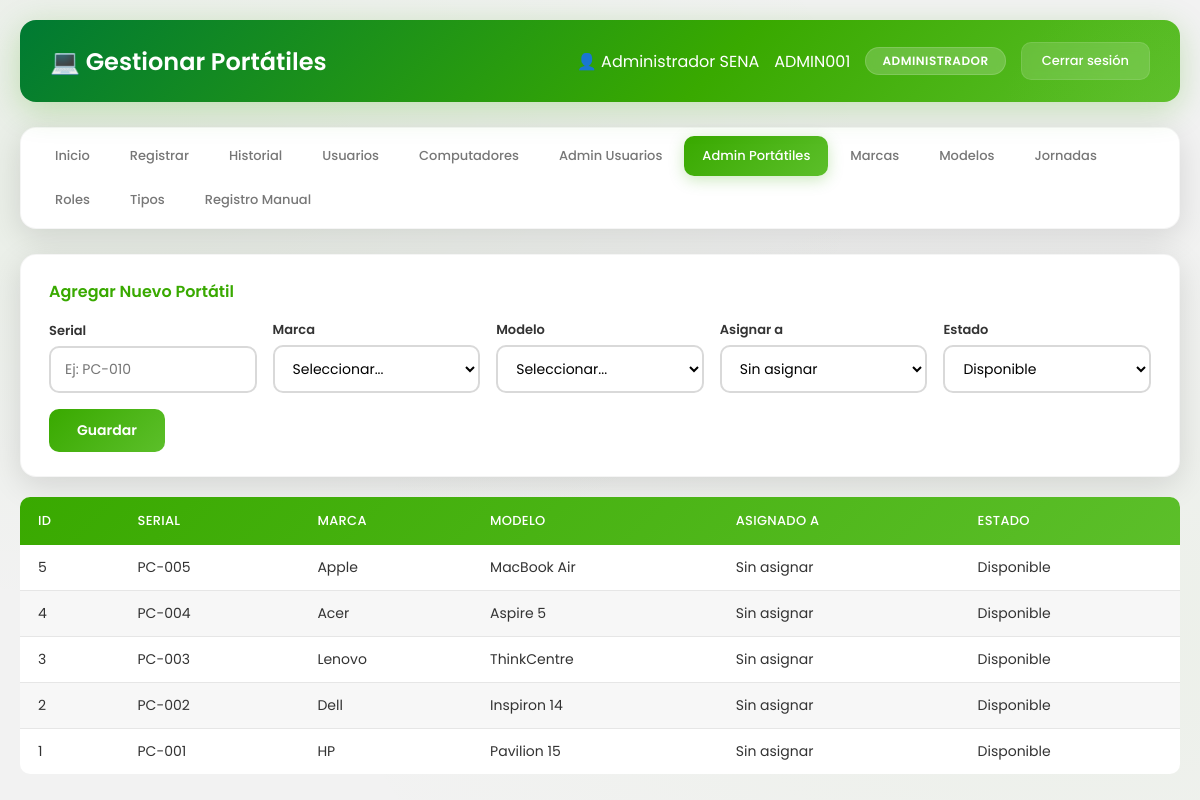
Page /admin/portatil.php (signed in) on the committed database.
### tables this page shows
CREATE TABLE portatil (
    id int(11) NOT NULL AUTO_INCREMENT,
    serial varchar(50) NOT NULL,
    id_marca int(11) NOT NULL,
    id_modelo int(11) NOT NULL,
    asignado_a int(11) DEFAULT NULL,
    estado enum('disponible','asignado','en_reparacion') DEFAULT 'disponible',
    tipo_equipo varchar(50) DEFAULT 'portatil',
    otro_tipo varchar(100) DEFAULT NULL,
    PRIMARY KEY (id),
    UNIQUE KEY serial (serial),
    KEY id_marca (id_marca),
    KEY id_modelo (id_modelo),
    KEY asignado_a (asignado_a),
    CONSTRAINT portatil_ibfk_1 FOREIGN KEY (id_marca) REFERENCES marca (id) ON DELETE CASCADE,
    CONSTRAINT portatil_ibfk_2 FOREIGN KEY (id_modelo) REFERENCES modelo (id) ON DELETE CASCADE,
    CONSTRAINT portatil_ibfk_3 FOREIGN KEY (asignado_a) REFERENCES usuario (id) ON DELETE SET NULL
);

CREATE TABLE marca (
    id int(11) NOT NULL AUTO_INCREMENT,
    nombre varchar(50) NOT NULL,
    PRIMARY KEY (id),
    UNIQUE KEY nombre (nombre)
);

CREATE TABLE modelo (
    id int(11) NOT NULL AUTO_INCREMENT,
    nombre varchar(100) NOT NULL,
    id_marca int(11) NOT NULL,
    PRIMARY KEY (id),
    KEY id_marca (id_marca),
    CONSTRAINT modelo_ibfk_1 FOREIGN KEY (id_marca) REFERENCES marca (id) ON DELETE CASCADE
);

### admin/portatil.php (the view, shortened to what this page needs)
<?php
require_once '../config/db.php';
$titulo = 'Gestionar Portátiles';
$portatiles = $pdo->query("
    SELECT p.*, m.nombre as marca, mo.nombre as modelo, u.nombre_completo as asignado_nombre
    FROM portatil p
    JOIN marca m ON p.id_marca = m.id
    JOIN modelo mo ON p.id_modelo = mo.id
    LEFT JOIN usuario u ON p.asignado_a = u.id
    ORDER BY p.id DESC
")->fetchAll();
?>
<!DOCTYPE html>
<html lang="es">
<head>
    <link rel="stylesheet" href="../css/style.css">
</head>
<body>
    <div class="dashboard-container">
        <div class="header">
            <h1>💻 <?= $titulo ?></h1>
            <div class="user-info">
                <span>👤 <?= htmlspecialchars($_SESSION['nombre_completo']) ?></span>
                <span> <?= htmlspecialchars($_SESSION['carnet']) ?></span>
                <span class="badge"><?= htmlspecialchars($_SESSION['rol']) ?></span>
                <a href="../logout.php" class="btn-logout">Cerrar sesión</a>
            </div>
        </div>
        <?php include '../includes/menu.php'; ?>
        <div class="card">
            <h3>Agregar Nuevo Portátil</h3>
            <form action="guardar_portatil.php" method="POST">
                <div class="form-row">
                    <div class="form-group">
                        <label>Serial</label>
                        <input type="text" name="serial" placeholder="Ej: PC-010" required>
                    </div>
                    <div class="form-group">
                        <label>Marca</label>
                        <select name="id_marca" required>
                            <option value="">Seleccionar...</option>
                        </select>
                    </div>
                    <div class="form-group">
                        <label>Modelo</label>
                        <select name="id_modelo" required>
                            <option value="">Seleccionar...</option>
                        </select>
                    </div>
                    <div class="form-group">
                        <label>Asignar a</label>
                        <select name="asignado_a">
                            <option value="">Sin asignar</option>
                        </select>
                    </div>
                    <div class="form-group">
                        <label>Estado</label>
                        <select name="estado" required>
                            <option value="disponible">Disponible</option>
                        </select>
                    </div>
                    <div class="form-group" style="flex: 0 0 auto;">
                        <button type="submit" class="btn-success">Guardar</button>
                    </div>
                </div>
            </form>
        </div>
        <table>
            <thead>
                <tr>
                    <th>ID</th>
                    <th>Serial</th>
                    <th>Marca</th>
                    <th>Modelo</th>
                    <th>Asignado a</th>
                    <th>Estado</th>
                </tr>
            </thead>
            <tbody>
                <?php foreach ($portatiles as $p): ?>
                    <tr>
                        <td><?= $p['id'] ?></td>
                        <td><?= htmlspecialchars($p['serial']) ?></td>
                        <td><?= htmlspecialchars($p['marca']) ?></td>
                        <td><?= htmlspecialchars($p['modelo']) ?></td>
                        <td><?= $p['asignado_nombre'] ? htmlspecialchars($p['asignado_nombre']) : 'Sin asignar' ?></td>
                        <td><?= ucfirst(str_replace('_', ' ', $p['estado'])) ?></td>
                    </tr>
                <?php endforeach; ?>
            </tbody>
        </table>
    </div>
</body>
</html>

### css/style.css (style rules this page uses)
:root { --primary: #39A900; --primary-light: #5CBF2A; --primary-dark: #007A33; --secondary: #7AC943; --accent: #FFCC00; --success: #39A900; --danger: #D50000; --warning: #FFB300; --gold: #FFCC00; --white: #FFFFFF; --gray-light: #F2F2F2; --gray: #777777; --dark: #333333; --shadow: 0 8px 32px rgba(0,0,0,0.12); --shadow-hover: 0 12px 48px rgba(0,0,0,0.18); --radius: 16px; --radius-sm: 10px; }
* { margin: 0; padding: 0; box-sizing: border-box; }
body { font-family: 'Poppins', 'Segoe UI', sans-serif; background: var(--gray-light); color: var(--dark); min-height: 100vh; background-image: radial-gradient( ellipse at 10% 20%, rgba(57, 169, 0, 0.05) 0%, transparent 50% ), radial-gradient( ellipse at 90% 80%, rgba(122, 201, 67, 0.05) 0%, transparent 50% ); }
.dashboard-container { max-width: 1360px; margin: 0 auto; padding: 20px; }
.header { background: linear-gradient( 135deg, var(--primary-dark)0%, var(--primary) 60%, var(--primary-light) 100% ); color: white; border-radius: var(--radius); padding: 22px 30px; box-shadow: 0 8px 32px rgba(57, 169, 0, 0.25); margin-bottom: 25px; display: flex; justify-content: space-between; align-items: center; position: relative; overflow: hidden; }
.header::before { content: ''; position: absolute; top: -50%; right: -10%; width: 300px; height: 300px; background: radial-gradient( circle, rgba(122, 201, 67, 0.12) 0%, transparent 70% ); border-radius: 50%; }
.header h1 { font-size: 24px; font-weight: 600; position: relative; z-index: 1; }
.user-info { display: flex; align-items: center; gap: 15px; position: relative; z-index: 1; }
.badge { background: rgba(255,255,255,0.2); color: white; padding: 4px 16px; border-radius: 20px; font-size: 12px; font-weight: 600; text-transform: uppercase; letter-spacing: 0.5px; backdrop-filter: blur(5px); border: 1px solid rgba(255,255,255,0.15); }
.btn-logout { background: rgba(255,255,255,0.15); color: white; padding: 8px 20px; border-radius: var(--radius-sm); text-decoration: none; font-size: 13px; font-weight: 500; transition: all 0.3s; backdrop-filter: blur(5px); border: 1px solid rgba(255,255,255,0.1); }
.card { background: white; padding: 24px 28px; border-radius: var(--radius); box-shadow: var(--shadow); margin-bottom: 20px; border: 1px solid rgba(0,0,0,0.04); transition: all 0.3s; }
.card h3 { color: #39A900; margin-bottom: 16px; font-size: 16px; font-weight: 600; display: flex; align-items: center; gap: 10px; }
table { width: 100%; background: white; border-radius: var(--radius-sm); overflow: hidden; border-collapse: collapse; }
thead { background: linear-gradient( 135deg, #39A900, #5CBF2A ); color: white; }
thead th { padding: 14px 18px; text-align: left; font-weight: 500; font-size: 13px; text-transform: uppercase; letter-spacing: 0.3px; }
tbody td { padding: 12px 18px; border-bottom: 1px solid #E6E6E6; font-size: 14px; }
tbody tr:nth-child(even) { background: #F7F7F7; }
tbody tr:last-child td { border-bottom: none; }
.form-row { display: flex; flex-wrap: wrap; gap: 16px; align-items: flex-end; }
.form-group { flex: 1; min-width: 180px; }
.form-group label { display: block; margin-bottom: 5px; font-weight: 600; color: var(--dark); font-size: 13px; }
.form-group input, .form-group select, .form-group textarea { width: 100%; padding: 11px 14px; border: 2px solid #D9D9D9; border-radius: var(--radius-sm); font-size: 14px; transition: all 0.3s; font-family: 'Poppins', sans-serif; background: white; }
.btn-success { background: linear-gradient( 135deg, #39A900, #5CBF2A ); color: white; border: none; padding: 11px 28px; border-radius: var(--radius-sm); cursor: pointer; font-weight: 600; font-size: 14px; transition: all 0.3s; font-family: 'Poppins', sans-serif; }

### rows in the picture
portatil: id "5", serial "PC-005", id_marca.nombre "Apple", id_modelo.nombre "MacBook Air", estado "Disponible"
portatil: id "4", serial "PC-004", id_marca.nombre "Acer", id_modelo.nombre "Aspire 5", estado "Disponible"
portatil: id "3", serial "PC-003", id_marca.nombre "Lenovo", id_modelo.nombre "ThinkCentre", estado "Disponible"
portatil: id "2", serial "PC-002", id_marca.nombre "Dell", id_modelo.nombre "Inspiron 14", estado "Disponible"
portatil: id "1", serial "PC-001", id_marca.nombre "HP", id_modelo.nombre "Pavilion 15", estado "Disponible"

### other values in the picture
$titulo "Gestionar Portátiles"
$_SESSION['nombre_completo'] "Administrador SENA"
$_SESSION['carnet'] "ADMIN001"
$_SESSION['rol'] "ADMINISTRADOR"
